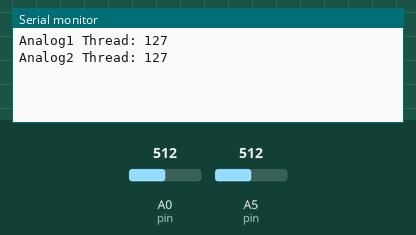
Bench run of a sketch on a simulated Arduino Uno, built with avr-gcc and run on an emulated ATmega328P. On the bench: the last lines printed to the serial monitor. Inputs (shaded band) come from the test bench; at power-on: A0 (pin) = 512, A5 (pin) = 512.

Above: at 1.2 s.
1.3 s: A0 (pin) set to 716
2.8 s: A5 (pin) set to 716
At 3.8 s:
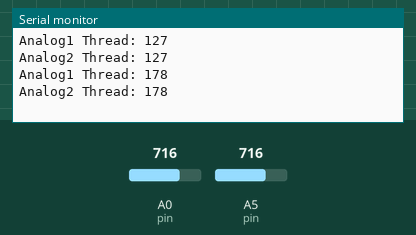
4.3 s: A0 (pin) set to 900
At 5.4 s:
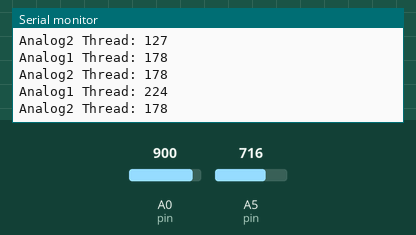
5.8 s: A5 (pin) set to 900
At 8.0 s:
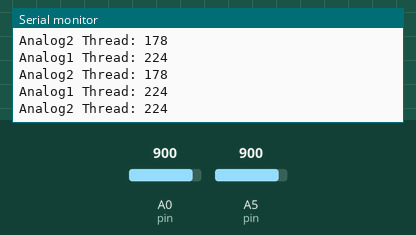
Timing chart, 0 to 8.3 s (numbered marks = the images above; inputs shaded):
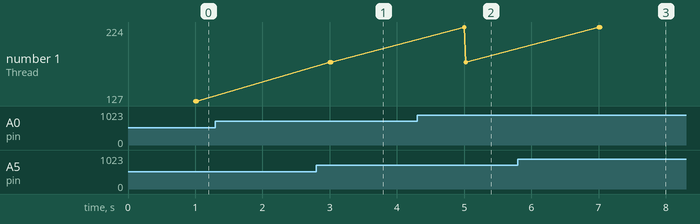

The sketch:

SensorThread.ino
```cpp
#include "Thread.h"
#include "ThreadController.h"

#include "TimerOne.h"

class SensorThread: public Thread
{
public:
  int value;
  int pin;

  // No, "run" cannot be anything...
  // Because Thread uses the method "run" to run threads,
  // we MUST overload this method here. using anything other
  // than "run" will not work properly...
  void run(){
    // Reads the analog pin, and saves it localy
    value = map(analogRead(pin), 0,1023,0,255);
    runned();
  }
};

// Now, let's use our new class of Thread
SensorThread analog1 = SensorThread();
SensorThread analog2 = SensorThread();

// Instantiate a new ThreadController
ThreadController controller = ThreadController();

// This is the callback for the Timer
void timerCallback(){
  controller.run();
}

void setup(){

  Serial.begin(9600);

  // Configures Thread analog1
  analog1.pin = A0;
  analog1.setInterval(100);

  // Configures Thread analog2
  analog2.pin = A5;
  analog2.setInterval(100);

  // Add the Threads to our ThreadController
  controller.add(&analog1);
  controller.add(&analog2);


   Timer1.initialize(20000);
   Timer1.attachInterrupt(timerCallback);
   Timer1.start();

}

void loop(){
  // Do complex-crazy-timeconsuming-tasks here
  delay(1000);

  // Get the fresh readings
  Serial.print("Analog1 Thread: ");
  Serial.println(analog1.value);

  Serial.print("Analog2 Thread: ");
  Serial.println(analog2.value);

  // Do more complex-crazy-timeconsuming-tasks here
  delay(1000);

}
```

Measured:
- after the input at 2.8 s, the serial monitor: prints a new line after 0.22 s (image 1)
- after the input at 4.3 s, the serial monitor: prints a new line after 0.70 s (image 2)
- after the input at 5.8 s, the serial monitor: prints a new line after 1.2 s (image 3)
